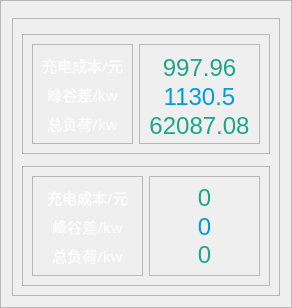
              <widget class="QFrame" name="frame_7">
               <property name="frameShape">
                <enum>QFrame::StyledPanel</enum>
               </property>
               <property name="frameShadow">
                <enum>QFrame::Raised</enum>
               </property>
               <layout class="QVBoxLayout" name="verticalLayout_14">
                <item>
                 <widget class="QFrame" name="frame_32">
                  <property name="maximumSize">
                   <size>
                    <width>16777215</width>
                    <height>30</height>
                   </size>
                  </property>
                  <property name="frameShape">
                   <enum>QFrame::StyledPanel</enum>
                  </property>
                  <property name="frameShadow">
                   <enum>QFrame::Raised</enum>
                  </property>
                  <widget class="QPushButton" name="pushButton_11">
                   <property name="geometry">
                    <rect>
                     <x>0</x>
                     <y>-10</y>
                     <width>41</width>
                     <height>41</height>
                    </rect>
                   </property>
                   <property name="styleSheet">
                    <string notr="true">QPushButton,#pushButton_8{
	color: rgb(255, 255, 255);
	border:none;
}</string>
                   </property>
                   <property name="text">
                    <string/>
                   </property>
                   <property name="icon">
                    <iconset resource="icon.qrc">
                     <normaloff>:/icons/right.png</normaloff>:/icons/right.png</iconset>
                   </property>
                   <property name="iconSize">
                    <size>
                     <width>30</width>
                     <height>20</height>
                    </size>
                   </property>
                  </widget>
                  <widget class="QLabel" name="label_22">
                   <property name="geometry">
                    <rect>
                     <x>40</x>
                     <y>0</y>
                     <width>81</width>
                     <height>21</height>
                    </rect>
                   </property>
                   <property name="font">
                    <font>
                     <family>等线 Light</family>
                     <pointsize>14</pointsize>
                     <weight>75</weight>
                     <bold>true</bold>
                    </font>
                   </property>
                   <property name="styleSheet">
                    <string notr="true">color: rgb(255, 255, 255);</string>
                   </property>
                   <property name="text">
                    <string>效益指标</string>
                   </property>
                   <property name="alignment">
                    <set>Qt::AlignCenter</set>
                   </property>
                  </widget>
                 </widget>
                </item>
                <item>
                 <widget class="QFrame" name="frame_33">
                  <property name="frameShape">
                   <enum>QFrame::StyledPanel</enum>
                  </property>
                  <property name="frameShadow">
                   <enum>QFrame::Raised</enum>
                  </property>
                  <layout class="QVBoxLayout" name="verticalLayout_15">
                   <item>
                    <widget class="QFrame" name="frame_38">
                     <property name="maximumSize">
                      <size>
                       <width>16777215</width>
                       <height>30</height>
                      </size>
                     </property>
                     <property name="frameShape">
                      <enum>QFrame::StyledPanel</enum>
                     </property>
                     <property name="frameShadow">
                      <enum>QFrame::Raised</enum>
                     </property>
                     <widget class="QLabel" name="label_35">
                      <property name="geometry">
                       <rect>
                        <x>0</x>
                        <y>0</y>
                        <width>111</width>
                        <height>31</height>
                       </rect>
                      </property>
                      <property name="font">
                       <font>
                        <family>等线 Light</family>
                        <pointsize>13</pointsize>
                        <weight>75</weight>
                        <bold>true</bold>
                       </font>
                      </property>
                      <property name="styleSheet">
                       <string notr="true">color: rgb(255, 255, 255);</string>
                      </property>
                      <property name="text">
                       <string>基础负荷</string>
                      </property>
                     </widget>
                    </widget>
                   </item>
                   <item>
                    <widget class="QFrame" name="frame_11">
                     <property name="maximumSize">
                      <size>
                       <width>16777215</width>
                       <height>120</height>
                      </size>
                     </property>
                     <property name="frameShape">
                      <enum>QFrame::StyledPanel</enum>
                     </property>
                     <property name="frameShadow">
                      <enum>QFrame::Raised</enum>
                     </property>
                     <layout class="QHBoxLayout" name="horizontalLayout_13">
                      <item>
                       <widget class="QFrame" name="frame_34">
                        <property name="frameShape">
                         <enum>QFrame::StyledPanel</enum>
                        </property>
                        <property name="frameShadow">
                         <enum>QFrame::Raised</enum>
                        </property>
                        <layout class="QVBoxLayout" name="verticalLayout_17">
                         <item>
                          <widget class="QLabel" name="label_28">
                           <property name="font">
                            <font>
                             <family>微软雅黑 Light</family>
                             <pointsize>11</pointsize>
                            </font>
                           </property>
                           <property name="styleSheet">
                            <string notr="true">color: rgb(255, 255, 255);</string>
                           </property>
                           <property name="text">
                            <string>充电成本/元</string>
                           </property>
                           <property name="alignment">
                            <set>Qt::AlignCenter</set>
                           </property>
                          </widget>
                         </item>
                         <item>
                          <widget class="QLabel" name="label_27">
                           <property name="font">
                            <font>
                             <family>微软雅黑 Light</family>
                             <pointsize>11</pointsize>
                            </font>
                           </property>
                           <property name="styleSheet">
                            <string notr="true">color: rgb(255, 255, 255);</string>
                           </property>
                           <property name="text">
                            <string>峰谷差/kw</string>
                           </property>
                           <property name="alignment">
                            <set>Qt::AlignCenter</set>
                           </property>
                          </widget>
                         </item>
                         <item>
                          <widget class="QLabel" name="label_26">
                           <property name="font">
                            <font>
                             <family>微软雅黑 Light</family>
                             <pointsize>11</pointsize>
                            </font>
                           </property>
                           <property name="styleSheet">
                            <string notr="true">color: rgb(255, 255, 255);</string>
                           </property>
                           <property name="text">
                            <string>总负荷/kw</string>
                           </property>
                           <property name="alignment">
                            <set>Qt::AlignCenter</set>
                           </property>
                          </widget>
                         </item>
                        </layout>
                       </widget>
                      </item>
                      <item>
                       <widget class="QFrame" name="frame_31">
                        <property name="styleSheet">
                         <string notr="true">color: rgb(30, 166, 137);</string>
                        </property>
                        <property name="frameShape">
                         <enum>QFrame::StyledPanel</enum>
                        </property>
                        <property name="frameShadow">
                         <enum>QFrame::Raised</enum>
                        </property>
                        <layout class="QVBoxLayout" name="verticalLayout_16">
                         <item>
                          <widget class="QLabel" name="label_25">
                           <property name="font">
                            <font>
                             <family>Arial</family>
                             <pointsize>18</pointsize>
                            </font>
                           </property>
                           <property name="whatsThis">
                            <string>&lt;html&gt;&lt;head/&gt;&lt;body&gt;&lt;p align=&quot;center&quot;&gt;&lt;span style=&quot; color:#55ffff;&quot;&gt;997.96&lt;/span&gt;&lt;span style=&quot; vertical-align:sub;&quot;&gt;元&lt;/span&gt;&lt;/p&gt;&lt;/body&gt;&lt;/html&gt;</string>
                           </property>
                           <property name="styleSheet">
                            <string notr="true"/>
                           </property>
                           <property name="text">
                            <string>&lt;html&gt;&lt;head/&gt;&lt;body&gt;&lt;p&gt;997.96&lt;/p&gt;&lt;/body&gt;&lt;/html&gt;</string>
                           </property>
                           <property name="alignment">
                            <set>Qt::AlignCenter</set>
                           </property>
                          </widget>
                         </item>
                         <item>
                          <widget class="QLabel" name="label_24">
                           <property name="font">
                            <font>
                             <family>Arial</family>
                             <pointsize>18</pointsize>
                            </font>
                           </property>
                           <property name="styleSheet">
                            <string notr="true">color: rgb(255, 255, 255);
color: rgb(0, 156, 221);</string>
                           </property>
                           <property name="text">
                            <string>&lt;html&gt;&lt;head/&gt;&lt;body&gt;&lt;p&gt;1130.5&lt;/p&gt;&lt;/body&gt;&lt;/html&gt;</string>
                           </property>
                           <property name="alignment">
                            <set>Qt::AlignCenter</set>
                           </property>
                          </widget>
                         </item>
                         <item>
                          <widget class="QLabel" name="label_23">
                           <property name="font">
                            <font>
                             <family>Arial</family>
                             <pointsize>18</pointsize>
                             <kerning>false</kerning>
                            </font>
                           </property>
                           <property name="styleSheet">
                            <string notr="true">color: rgb(255, 255, 255);
color: rgb(30, 166, 137);</string>
                           </property>
                           <property name="text">
                            <string>&lt;html&gt;&lt;head/&gt;&lt;body&gt;&lt;p&gt;62087.08&lt;/p&gt;&lt;/body&gt;&lt;/html&gt;</string>
                           </property>
                           <property name="alignment">
                            <set>Qt::AlignCenter</set>
                           </property>
                          </widget>
                         </item>
                        </layout>
                       </widget>
                      </item>
                     </layout>
                    </widget>
                   </item>
                   <item>
                    <widget class="QFrame" name="frame_39">
                     <property name="maximumSize">
                      <size>
                       <width>16777215</width>
                       <height>30</height>
                      </size>
                     </property>
                     <property name="frameShape">
                      <enum>QFrame::StyledPanel</enum>
                     </property>
                     <property name="frameShadow">
                      <enum>QFrame::Raised</enum>
                     </property>
                     <widget class="QLabel" name="label">
                      <property name="geometry">
                       <rect>
                        <x>0</x>
                        <y>0</y>
                        <width>111</width>
                        <height>31</height>
                       </rect>
                      </property>
                      <property name="font">
                       <font>
                        <family>等线 Light</family>
                        <pointsize>13</pointsize>
                        <weight>75</weight>
                        <bold>true</bold>
                       </font>
                      </property>
                      <property name="whatsThis">
                       <string>&lt;html&gt;&lt;head/&gt;&lt;body&gt;&lt;p align=&quot;center&quot;&gt;调度时段：&lt;span style=&quot; color:#55ff7f;&quot;&gt;1&lt;/span&gt;&lt;/p&gt;&lt;/body&gt;&lt;/html&gt;</string>
                      </property>
                      <property name="styleSheet">
                       <string notr="true">color: rgb(255, 255, 255);</string>
                      </property>
                      <property name="text">
                       <string>调度时段：1</string>
                      </property>
                     </widget>
                    </widget>
                   </item>
                   <item>
                    <widget class="QFrame" name="frame_30">
                     <property name="maximumSize">
                      <size>
                       <width>16777215</width>
                       <height>120</height>
                      </size>
                     </property>
                     <property name="frameShape">
                      <enum>QFrame::StyledPanel</enum>
                     </property>
                     <property name="frameShadow">
                      <enum>QFrame::Raised</enum>
                     </property>
                     <layout class="QHBoxLayout" name="horizontalLayout_3">
                      <item>
                       <widget class="QFrame" name="frame_35">
                        <property name="frameShape">
                         <enum>QFrame::StyledPanel</enum>
                        </property>
                        <property name="frameShadow">
                         <enum>QFrame::Raised</enum>
                        </property>
                        <layout class="QVBoxLayout" name="verticalLayout_18">
                         <item>
                          <widget class="QLabel" name="label_29">
                           <property name="font">
                            <font>
                             <family>微软雅黑 Light</family>
                             <pointsize>11</pointsize>
                            </font>
                           </property>
                           <property name="styleSheet">
                            <string notr="true">color: rgb(255, 255, 255);</string>
                           </property>
                           <property name="text">
                            <string>充电成本/元</string>
                           </property>
                           <property name="alignment">
                            <set>Qt::AlignCenter</set>
                           </property>
                          </widget>
                         </item>
                         <item>
                          <widget class="QLabel" name="label_30">
                           <property name="font">
                            <font>
                             <family>微软雅黑 Light</family>
                             <pointsize>11</pointsize>
                            </font>
                           </property>
                           <property name="styleSheet">
                            <string notr="true">color: rgb(255, 255, 255);</string>
                           </property>
                           <property name="text">
                            <string>峰谷差/kw</string>
                           </property>
                           <property name="alignment">
                            <set>Qt::AlignCenter</set>
                           </property>
                          </widget>
                         </item>
                         <item>
                          <widget class="QLabel" name="label_31">
                           <property name="font">
                            <font>
                             <family>微软雅黑 Light</family>
                             <pointsize>11</pointsize>
                            </font>
                           </property>
                           <property name="styleSheet">
                            <string notr="true">color: rgb(255, 255, 255);</string>
                           </property>
                           <property name="text">
                            <string>总负荷/kw</string>
                           </property>
                           <property name="alignment">
                            <set>Qt::AlignCenter</set>
                           </property>
                          </widget>
                         </item>
                        </layout>
                       </widget>
                      </item>
                      <item>
                       <widget class="QFrame" name="frame_36">
                        <property name="styleSheet">
                         <string notr="true">color: rgb(30, 166, 137);</string>
                        </property>
                        <property name="frameShape">
                         <enum>QFrame::StyledPanel</enum>
                        </property>
                        <property name="frameShadow">
                         <enum>QFrame::Raised</enum>
                        </property>
                        <layout class="QVBoxLayout" name="verticalLayout_19">
                         <item>
                          <widget class="QLabel" name="label_32">
                           <property name="font">
                            <font>
                             <family>Arial</family>
                             <pointsize>18</pointsize>
                            </font>
                           </property>
                           <property name="styleSheet">
                            <string notr="true">color: rgb(255, 255, 255);
color: rgb(30, 166, 137);</string>
                           </property>
                           <property name="text">
                            <string>0</string>
                           </property>
                           <property name="alignment">
                            <set>Qt::AlignCenter</set>
                           </property>
                          </widget>
                         </item>
                         <item>
                          <widget class="QLabel" name="label_33">
                           <property name="font">
                            <font>
                             <family>Arial</family>
                             <pointsize>18</pointsize>
                            </font>
                           </property>
                           <property name="styleSheet">
                            <string notr="true">color: rgb(255, 255, 255);
color: rgb(0, 156, 221);</string>
                           </property>
                           <property name="text">
                            <string>0</string>
                           </property>
                           <property name="alignment">
                            <set>Qt::AlignCenter</set>
                           </property>
                          </widget>
                         </item>
                         <item>
                          <widget class="QLabel" name="label_34">
                           <property name="font">
                            <font>
                             <family>Arial</family>
                             <pointsize>18</pointsize>
                             <kerning>false</kerning>
                            </font>
                           </property>
                           <property name="styleSheet">
                            <string notr="true">color: rgb(255, 255, 255);
color: rgb(30, 166, 137);</string>
                           </property>
                           <property name="text">
                            <string>0</string>
                           </property>
                           <property name="alignment">
                            <set>Qt::AlignCenter</set>
                           </property>
                          </widget>
                         </item>
                        </layout>
                       </widget>
                      </item>
                     </layout>
                    </widget>
                   </item>
                  </layout>
                 </widget>
                </item>
               </layout>
              </widget>
